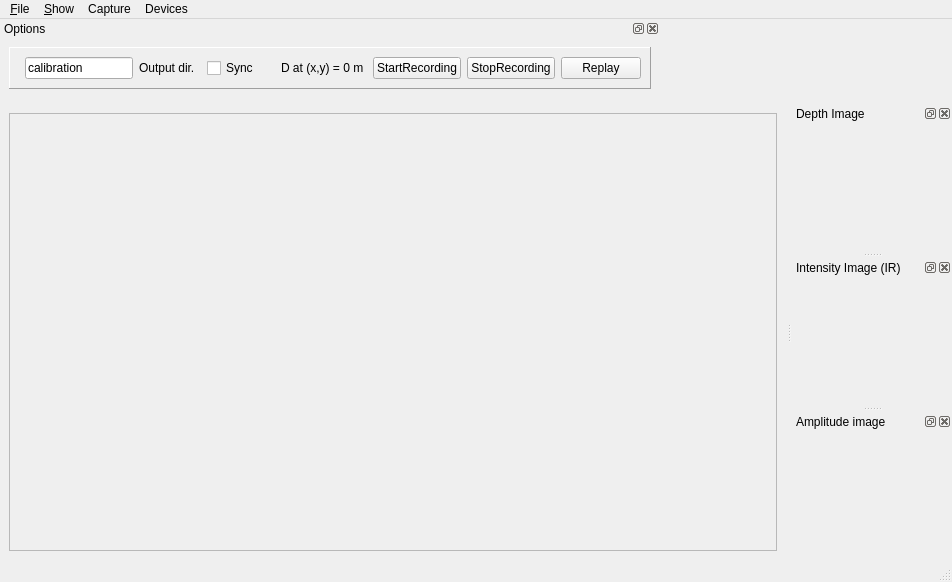
<?xml version="1.0" encoding="UTF-8"?>
<ui version="4.0">
 <class>RawImagesWindow</class>
 <widget class="QMainWindow" name="RawImagesWindow">
  <property name="geometry">
   <rect>
    <x>0</x>
    <y>0</y>
    <width>952</width>
    <height>582</height>
   </rect>
  </property>
  <property name="sizePolicy">
   <sizepolicy hsizetype="Expanding" vsizetype="Expanding">
    <horstretch>0</horstretch>
    <verstretch>0</verstretch>
   </sizepolicy>
  </property>
  <property name="windowTitle">
   <string>RGB-D Capture</string>
  </property>
  <widget class="QWidget" name="centralwidget">
   <layout class="QHBoxLayout" name="horizontalLayout">
    <item>
     <widget class="QFrame" name="frame_2">
      <property name="sizePolicy">
       <sizepolicy hsizetype="Expanding" vsizetype="Expanding">
        <horstretch>0</horstretch>
        <verstretch>0</verstretch>
       </sizepolicy>
      </property>
      <property name="frameShape">
       <enum>QFrame::StyledPanel</enum>
      </property>
      <property name="frameShadow">
       <enum>QFrame::Raised</enum>
      </property>
      <layout class="QHBoxLayout" name="horizontalLayout_2">
       <item>
        <widget class="ntk::ImageWidget" name="colorView" native="true">
         <property name="minimumSize">
          <size>
           <width>320</width>
           <height>240</height>
          </size>
         </property>
         <property name="focusPolicy">
          <enum>Qt::ClickFocus</enum>
         </property>
        </widget>
       </item>
      </layout>
     </widget>
    </item>
   </layout>
  </widget>
  <widget class="QMenuBar" name="menubar">
   <property name="geometry">
    <rect>
     <x>0</x>
     <y>0</y>
     <width>952</width>
     <height>26</height>
    </rect>
   </property>
   <widget class="QMenu" name="menuShow">
    <property name="title">
     <string>&amp;Show</string>
    </property>
    <addaction name="action_3D_View"/>
    <addaction name="action_Filters"/>
   </widget>
   <widget class="QMenu" name="menuFile">
    <property name="title">
     <string>&amp;File</string>
    </property>
    <addaction name="actionGrab_one_frame"/>
    <addaction name="action_GrabFrames"/>
    <addaction name="action_Screen_capture_mode"/>
    <addaction name="actionSave_calibration_parameters"/>
    <addaction name="separator"/>
    <addaction name="action_Quit"/>
   </widget>
   <widget class="QMenu" name="menuCapture">
    <property name="title">
     <string>Capture</string>
    </property>
    <addaction name="actionPause"/>
    <addaction name="actionNext_frame"/>
    <addaction name="actionShow_IR"/>
    <addaction name="actionDual_RGB_IR_mode"/>
   </widget>
   <widget class="QMenu" name="menuDevices">
    <property name="title">
     <string>Devices</string>
    </property>
    <addaction name="separator"/>
    <addaction name="actionKinect_0"/>
    <addaction name="actionKinect_1"/>
    <addaction name="actionKinect_2"/>
    <addaction name="actionKinect_3"/>
    <addaction name="actionAlternate_devices"/>
   </widget>
   <addaction name="menuFile"/>
   <addaction name="menuShow"/>
   <addaction name="menuCapture"/>
   <addaction name="menuDevices"/>
  </widget>
  <widget class="QStatusBar" name="statusbar"/>
  <widget class="QDockWidget" name="dockWidget">
   <property name="windowTitle">
    <string>Depth Image</string>
   </property>
   <attribute name="dockWidgetArea">
    <number>2</number>
   </attribute>
   <widget class="QWidget" name="dockWidgetContents">
    <property name="minimumSize">
     <size>
      <width>160</width>
      <height>120</height>
     </size>
    </property>
    <layout class="QHBoxLayout" name="horizontalLayout_3">
     <item>
      <widget class="ntk::ImageWidget" name="depthView" native="true">
       <property name="sizePolicy">
        <sizepolicy hsizetype="Preferred" vsizetype="Preferred">
         <horstretch>0</horstretch>
         <verstretch>0</verstretch>
        </sizepolicy>
       </property>
      </widget>
     </item>
    </layout>
   </widget>
  </widget>
  <widget class="QDockWidget" name="dockWidget_2">
   <property name="windowTitle">
    <string>Intensity Image (IR)</string>
   </property>
   <attribute name="dockWidgetArea">
    <number>2</number>
   </attribute>
   <widget class="QWidget" name="dockWidgetContents_2">
    <property name="minimumSize">
     <size>
      <width>160</width>
      <height>120</height>
     </size>
    </property>
    <layout class="QHBoxLayout" name="horizontalLayout_4">
     <item>
      <widget class="ntk::ImageWidget" name="intensityView" native="true"/>
     </item>
    </layout>
   </widget>
  </widget>
  <widget class="QDockWidget" name="dockWidget_3">
   <property name="windowTitle">
    <string>Amplitude image</string>
   </property>
   <attribute name="dockWidgetArea">
    <number>2</number>
   </attribute>
   <widget class="QWidget" name="dockWidgetContents_3">
    <property name="minimumSize">
     <size>
      <width>160</width>
      <height>120</height>
     </size>
    </property>
    <layout class="QHBoxLayout" name="horizontalLayout_5">
     <item>
      <widget class="ntk::ImageWidget" name="amplitudeView" native="true"/>
     </item>
    </layout>
   </widget>
  </widget>
  <widget class="QDockWidget" name="dockWidget_4">
   <property name="windowTitle">
    <string>Options</string>
   </property>
   <attribute name="dockWidgetArea">
    <number>4</number>
   </attribute>
   <widget class="QWidget" name="dockWidgetContents_4">
    <property name="sizePolicy">
     <sizepolicy hsizetype="Fixed" vsizetype="Fixed">
      <horstretch>0</horstretch>
      <verstretch>0</verstretch>
     </sizepolicy>
    </property>
    <layout class="QHBoxLayout" name="horizontalLayout_6">
     <item>
      <widget class="QFrame" name="frame">
       <property name="sizePolicy">
        <sizepolicy hsizetype="Fixed" vsizetype="Fixed">
         <horstretch>0</horstretch>
         <verstretch>0</verstretch>
        </sizepolicy>
       </property>
       <property name="frameShape">
        <enum>QFrame::Panel</enum>
       </property>
       <property name="frameShadow">
        <enum>QFrame::Raised</enum>
       </property>
       <property name="lineWidth">
        <number>1</number>
       </property>
       <layout class="QHBoxLayout" name="horizontalLayout_7">
        <item>
         <widget class="Line" name="line_3">
          <property name="orientation">
           <enum>Qt::Horizontal</enum>
          </property>
         </widget>
        </item>
        <item>
         <widget class="QLineEdit" name="outputDirText">
          <property name="minimumSize">
           <size>
            <width>100</width>
            <height>0</height>
           </size>
          </property>
          <property name="focusPolicy">
           <enum>Qt::ClickFocus</enum>
          </property>
          <property name="text">
           <string>calibration</string>
          </property>
         </widget>
        </item>
        <item>
         <widget class="QLabel" name="label">
          <property name="text">
           <string>Output dir.</string>
          </property>
         </widget>
        </item>
        <item>
         <widget class="Line" name="line_2">
          <property name="orientation">
           <enum>Qt::Horizontal</enum>
          </property>
         </widget>
        </item>
        <item>
         <widget class="QCheckBox" name="syncMode">
          <property name="text">
           <string>Sync</string>
          </property>
          <property name="checked">
           <bool>false</bool>
          </property>
         </widget>
        </item>
        <item>
         <widget class="Line" name="line">
          <property name="orientation">
           <enum>Qt::Horizontal</enum>
          </property>
         </widget>
        </item>
        <item>
         <spacer name="horizontalSpacer">
          <property name="orientation">
           <enum>Qt::Horizontal</enum>
          </property>
          <property name="sizeHint" stdset="0">
           <size>
            <width>10</width>
            <height>20</height>
           </size>
          </property>
         </spacer>
        </item>
        <item>
         <widget class="QLabel" name="distanceLabel">
          <property name="text">
           <string>D at (x,y) = 0 m </string>
          </property>
         </widget>
        </item>
        <item>
         <widget class="QPushButton" name="startRecordingPushButton">
          <property name="text">
           <string>StartRecording</string>
          </property>
         </widget>
        </item>
        <item>
         <widget class="QPushButton" name="stopRecordingPushButton">
          <property name="text">
           <string>StopRecording</string>
          </property>
         </widget>
        </item>
        <item>
         <widget class="QPushButton" name="replayPushButton">
          <property name="text">
           <string>Replay</string>
          </property>
         </widget>
        </item>   
       </layout>
      </widget>
     </item>
    </layout>
   </widget>
  </widget>
  <action name="action_GrabOneFrame">
   <property name="text">
    <string>Grab one frame</string>
   </property>
    <property name="shortcut">
      <string>Ctrl+S</string>
    </property>
  </action>
  <action name="action_Quit">
   <property name="text">
    <string>&amp;Quit</string>
   </property>
   <property name="shortcut">
    <string>Ctrl+Q</string>
   </property>
  </action>
  <action name="action_Show_Object_Detector">
   <property name="checkable">
    <bool>true</bool>
   </property>
   <property name="checked">
    <bool>false</bool>
   </property>
   <property name="text">
    <string>&amp;Object detector</string>
   </property>
  </action>
  <action name="action_3D_View">
   <property name="checkable">
    <bool>true</bool>
   </property>
   <property name="text">
    <string>3D &amp;View</string>
   </property>
  </action>
  <action name="action_Screen_capture_mode">
   <property name="checkable">
    <bool>true</bool>
   </property>
   <property name="enabled">
    <bool>true</bool>
   </property>
   <property name="text">
    <string>&amp;Screen capture mode</string>
   </property>
  </action>
  <action name="action_GrabFrames">
   <property name="checkable">
    <bool>true</bool>
   </property>
   <property name="text">
    <string>Grab all frames</string>
   </property>
   <property name="shortcut">
    <string>Ctrl+G</string>
   </property>
  </action>
  <action name="action_Filters">
   <property name="checkable">
    <bool>true</bool>
   </property>
   <property name="text">
    <string>Filters</string>
   </property>
  </action>
  <action name="actionPa10_Controller">
   <property name="checkable">
    <bool>true</bool>
   </property>
   <property name="enabled">
    <bool>false</bool>
   </property>
   <property name="text">
    <string>Pa10 Controller</string>
   </property>
  </action>
  <action name="action_Show_Modeler">
   <property name="checkable">
    <bool>true</bool>
   </property>
   <property name="enabled">
    <bool>false</bool>
   </property>
   <property name="text">
    <string>3D Modeler</string>
   </property>
  </action>
  <action name="actionStep_by_step">
   <property name="text">
    <string>Step by step</string>
   </property>
  </action>
  <action name="actionStep_by_step_2">
   <property name="text">
    <string>Step by step</string>
   </property>
  </action>
  <action name="actionPause">
   <property name="checkable">
    <bool>true</bool>
   </property>
   <property name="text">
    <string>Pause</string>
   </property>
  </action>
  <action name="actionNext_frame">
   <property name="text">
    <string>Next frame</string>
   </property>
   <property name="shortcut">
    <string>Ctrl+Right</string>
   </property>
  </action>
  <action name="actionPedestrians">
   <property name="checkable">
    <bool>true</bool>
   </property>
   <property name="text">
    <string>Pedestrians</string>
   </property>
  </action>
  <action name="actionShow_IR">
   <property name="checkable">
    <bool>true</bool>
   </property>
   <property name="text">
    <string>Show IR</string>
   </property>
  </action>
  <action name="actionDual_RGB_IR_mode">
   <property name="checkable">
    <bool>true</bool>
   </property>
   <property name="text">
    <string>Dual RGB/IR mode</string>
   </property>
  </action>
  <action name="actionRecognise_Objects">
   <property name="checkable">
    <bool>true</bool>
   </property>
   <property name="text">
    <string>Recognise Objects</string>
   </property>
  </action>
  <action name="actionSave_calibration_parameters">
   <property name="text">
    <string>Save calibration parameters</string>
   </property>
  </action>
  <action name="actionKinect_3">
   <property name="text">
    <string>Kinect 3</string>
   </property>
   <property name="shortcut">
    <string>3</string>
   </property>
  </action>
  <action name="actionKinect_2">
   <property name="text">
    <string>Kinect 2</string>
   </property>
   <property name="shortcut">
    <string>2</string>
   </property>
  </action>
  <action name="actionKinect_1">
   <property name="text">
    <string>Kinect 1</string>
   </property>
   <property name="shortcut">
    <string>1</string>
   </property>
  </action>
  <action name="actionKinect_0">
   <property name="text">
    <string>Kinect 0</string>
   </property>
   <property name="shortcut">
    <string>0</string>
   </property>
  </action>
  <action name="actionAlternate_devices">
   <property name="checkable">
    <bool>true</bool>
   </property>
   <property name="text">
    <string>Alternate devices</string>
   </property>
  </action>
  <action name="actionGrab_one_frame">
   <property name="text">
    <string>Grab one frame</string>
   </property>
   <property name="shortcut">
    <string>Ctrl+S</string>
   </property>
  </action>
 </widget>
 <customwidgets>
  <customwidget>
   <class>ntk::ImageWidget</class>
   <extends>QWidget</extends>
   <header location="global">ntk/gui/image_widget.h</header>
   <container>1</container>
  </customwidget>
 </customwidgets>
 <resources/>
 <connections/>
</ui>
